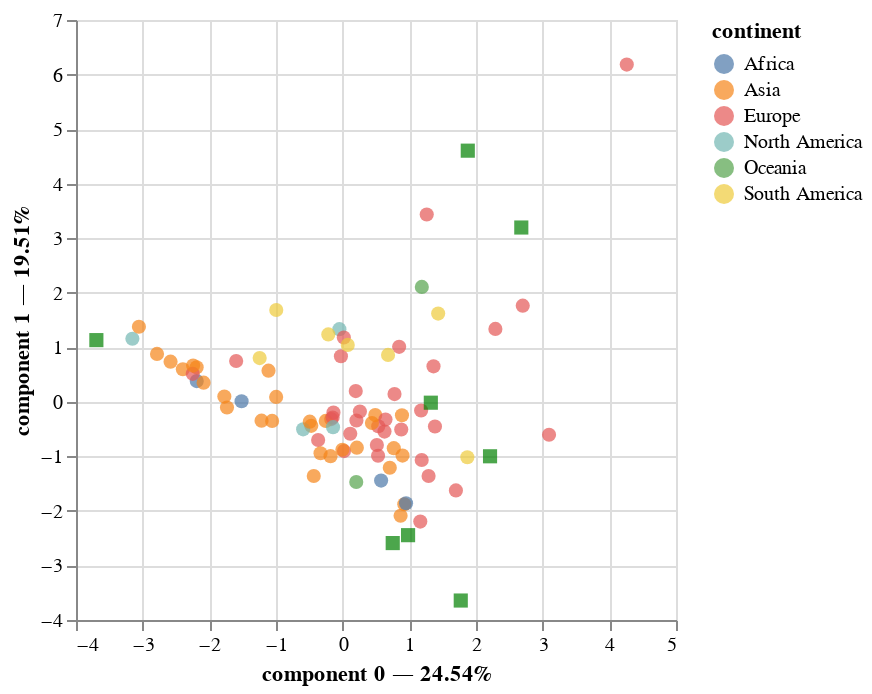

This figure's notebook cell:
### Code cell
pca.plot(
    dataset,
    x_component=0,
    y_component=1,
    color_rows_by='continent',
    show_row_markers=True,
    show_column_markers=True,
    show_row_labels=False,
    row_labels_column=None,  # for DataFrames with a MultiIndex
    show_column_labels=False
)

### Figure 1 — Vega-Lite specification as saved in the notebook (floating-point values rounded to 4 significant figures)
{"config": {"view": {"continuousWidth": 300, "continuousHeight": 300}}, "layer": [{"data": {"name": "data-c5e3075a9de1bdf960f08ce2bab384b4"}, "mark": {"type": "circle", "size": 50}, "encoding": {"color": {"field": "continent", "type": "nominal"}, "tooltip": [{"field": "continent", "type": "nominal"}, {"field": "country", "type": "nominal"}, {"field": "component 0", "type": "quantitative"}, {"field": "component 1", "type": "quantitative"}], "x": {"axis": {"title": "component 0 — 24.54%"}, "field": "component 0", "scale": {"zero": false}, "type": "quantitative"}, "y": {"axis": {"title": "component 1 — 19.51%"}, "field": "component 1", "scale": {"zero": false}, "type": "quantitative"}}, "name": "view_14"}, {"data": {"name": "data-d3fd38d3e4ffd85e9cd80276b34987cd"}, "mark": {"type": "square", "color": "green", "size": 50}, "encoding": {"tooltip": [{"field": "variable", "type": "nominal"}], "x": {"field": "component 0", "scale": {"zero": false}, "type": "quantitative"}, "y": {"field": "component 1", "scale": {"zero": false}, "type": "quantitative"}}}], "params": [{"name": "param_19", "select": {"type": "interval", "encodings": ["x", "y"]}, "bind": "scales", "views": ["view_14"]}], "$schema": "https://vega.github.io/schema/vega-lite/v5.15.1.json", "datasets": {"data-c5e3075a9de1bdf960f08ce2bab384b4": [{"continent": "Africa", "country": "Algeria", "component 0": -2.189, "component 1": 0.3802, "component 2": -0.3886, "label": "Africa"}, {"continent": "South America", "country": "Argentina", "component 0": -1.245, "component 1": 0.8019, "component 2": -0.3895, "label": "South America"}, {"continent": "Oceania", "country": "Australia", "component 0": 0.204, "component 1": -1.47, "component 2": 0.5318, "label": "Oceania"}, {"continent": "Europe", "country": "Austria", "component 0": 0.8471, "component 1": 1.008, "component 2": -0.522, "label": "Europe"}, {"continent": "Asia", "country": "Azerbaijan", "component 0": -2.191, "component 1": 0.6323, "component 2": -0.3655, "label": "Asia"}, {"continent": "Asia", "country": "Bangladesh", "component 0": -2.397, "component 1": 0.5979, "component 2": 0.4047, "label": "Asia"}, {"continent": "Europe", "country": "Belarus", "component 0": -2.249, "component 1": 0.513, "component 2": -0.1147, "label": "Europe"}, {"continent": "Europe", "country": "Belgium", "component 0": 0.513, "component 1": -0.7919, "component 2": -0.4008, "label": "Europe"}, {"continent": "South America", "country": "Brazil", "component 0": 1.433, "component 1": 1.617, "component 2": -0.7259, "label": "South America"}, {"continent": "Europe", "country": "Bulgaria", "component 0": 1.185, "component 1": -1.066, "component 2": 1.77, "label": "Europe"}, {"continent": "North America", "country": "Canada", "component 0": -0.04936, "component 1": 1.331, "component 2": 0.01847, "label": "North America"}, {"continent": "South America", "country": "Chile", "component 0": 1.87, "component 1": -1.017, "component 2": -0.4074, "label": "South America"}, {"continent": "Asia", "country": "China", "component 0": 0.8977, "component 1": -0.9863, "component 2": 2.364, "label": "Asia"}, {"continent": "South America", "country": "Colombia", "component 0": -0.2155, "component 1": 1.235, "component 2": 0.1062, "label": "South America"}, {"continent": "Europe", "country": "Croatia", "component 0": -0.02605, "component 1": 0.8354, "component 2": -0.7743, "label": "Europe"}, {"continent": "Asia", "country": "Cyprus", "component 0": 0.8688, "component 1": -2.09, "component 2": -2.696, "label": "Asia"}, {"continent": "Europe", "country": "Czechia", "component 0": 0.6274, "component 1": -0.5459, "component 2": 2.071, "label": "Europe"}, {"continent": "Europe", "country": "Denmark", "component 0": 3.095, "component 1": -0.6041, "component 2": -2.603, "label": "Europe"}, {"continent": "South America", "country": "Ecuador", "component 0": 0.6809, "component 1": 0.8603, "component 2": -1.482, "label": "South America"}, {"continent": "Africa", "country": "Egypt", "component 0": -1.517, "component 1": 0.009928, "component 2": -0.5179, "label": "Africa"}, {"continent": "Europe", "country": "Estonia", "component 0": 0.8786, "component 1": -0.5074, "component 2": 1.973, "label": "Europe"}, {"continent": "Europe", "country": "Finland", "component 0": 2.291, "component 1": 1.336, "component 2": 0.4413, "label": "Europe"}, {"continent": "Europe", "country": "France", "component 0": 1.177, "component 1": -0.159, "component 2": 1.3, "label": "Europe"}, {"continent": "Europe", "country": "Germany", "component 0": 1.699, "component 1": -1.624, "component 2": -0.2701, "label": "Europe"}, {"continent": "Europe", "country": "Greece", "component 0": 1.164, "component 1": -2.196, "component 2": -1.261, "label": "Europe"}, {"continent": "Asia", "country": "Hong Kong", "component 0": -0.1821, "component 1": -0.996, "component 2": -0.8217, "label": "Asia"}, {"continent": "Europe", "country": "Hungary", "component 0": -0.1717, "component 1": -0.3172, "component 2": 0.4412, "label": "Europe"}, {"continent": "Europe", "country": "Iceland", "component 0": 4.262, "component 1": 6.182, "component 2": -0.04945, "label": "Europe"}, {"continent": "Asia", "country": "India", "component 0": 0.7068, "component 1": -1.208, "component 2": 1.892, "label": "Asia"}, {"continent": "Asia", "country": "Indonesia", "component 0": -0.2534, "component 1": -0.3506, "component 2": 1.001, "label": "Asia"}, {"continent": "Asia", "country": "Iran", "component 0": -2.243, "component 1": 0.6641, "component 2": -0.2753, "label": "Asia"}, {"continent": "Asia", "country": "Iraq", "component 0": -1.058, "component 1": -0.3504, "component 2": -1.55, "label": "Asia"}, {"continent": "Europe", "country": "Ireland", "component 0": 0.5337, "component 1": -0.4486, "component 2": -1.819, "label": "Europe"}, {"continent": "Asia", "country": "Israel", "component 0": -0.4336, "component 1": -1.359, "component 2": -0.009822, "label": "Asia"}, {"continent": "Europe", "country": "Italy", "component 0": 0.531, "component 1": -0.9881, "component 2": -0.6555, "label": "Europe"}, {"continent": "Asia", "country": "Japan", "component 0": 0.9245, "component 1": -1.877, "component 2": 0.5625, "label": "Asia"}, {"continent": "Asia", "country": "Kazakhstan", "component 0": -0.4712, "component 1": -0.4409, "component 2": 2.215, "label": "Asia"}, {"continent": "Asia", "country": "Kuwait", "component 0": -1.775, "component 1": 0.09643, "component 2": -0.8635, "label": "Asia"}, {"continent": "Europe", "country": "Latvia", "component 0": 0.01728, "component 1": 1.179, "component 2": -1.011, "label": "Europe"}, {"continent": "Europe", "country": "Lithuania", "component 0": -0.1504, "component 1": -0.2897, "component 2": -1.516, "label": "Europe"}, {"continent": "Europe", "country": "Luxembourg", "component 0": 0.02048, "component 1": -0.9037, "component 2": -2.002, "label": "Europe"}, {"continent": "Asia", "country": "Malaysia", "component 0": -0.9976, "component 1": 0.09023, "component 2": 0.3727, "label": "Asia"}, {"continent": "North America", "country": "Mexico", "component 0": -0.5928, "component 1": -0.5045, "component 2": -0.5464, "label": "North America"}, {"continent": "Africa", "country": "Morocco", "component 0": 0.9506, "component 1": -1.86, "component 2": -0.4743, "label": "Africa"}, {"continent": "Europe", "country": "Netherlands", "component 0": -0.3677, "component 1": -0.7008, "component 2": -0.7818, "label": "Europe"}, {"continent": "Oceania", "country": "New Zealand", "component 0": 1.187, "component 1": 2.107, "component 2": -0.5611, "label": "Oceania"}, {"continent": "Europe", "country": "North Macedonia", "component 0": 0.2063, "component 1": -0.3429, "component 2": 0.9266, "label": "Europe"}, {"continent": "Europe", "country": "Norway", "component 0": 1.261, "component 1": 3.434, "component 2": 0.02986, "label": "Europe"}, {"continent": "Asia", "country": "Oman", "component 0": -2.086, "component 1": 0.3507, "component 2": -0.5927, "label": "Asia"}, {"continent": "Asia", "country": "Pakistan", "component 0": -1.112, "component 1": 0.5706, "component 2": 0.5736, "label": "Asia"}, {"continent": "South America", "country": "Peru", "component 0": 0.07634, "component 1": 1.043, "component 2": -0.7442, "label": "South America"}, {"continent": "Asia", "country": "Philippines", "component 0": 0.8894, "component 1": -0.2469, "component 2": 0.5588, "label": "Asia"}, {"continent": "Europe", "country": "Poland", "component 0": 0.1137, "component 1": -0.5858, "component 2": 1.228, "label": "Europe"}, {"continent": "Europe", "country": "Portugal", "component 0": 1.384, "component 1": -0.4525, "component 2": -1.753, "label": "Europe"}, {"continent": "Asia", "country": "Qatar", "component 0": -2.582, "component 1": 0.7364, "component 2": -0.1458, "label": "Asia"}, {"continent": "Europe", "country": "Romania", "component 0": 0.2583, "component 1": -0.1779, "component 2": 0.2081, "label": "Europe"}, {"continent": "Europe", "country": "Russia", "component 0": -1.598, "component 1": 0.7482, "component 2": 0.8399, "label": "Europe"}, {"continent": "Asia", "country": "Saudi Arabia", "component 0": -1.217, "component 1": -0.3452, "component 2": -1.408, "label": "Asia"}, {"continent": "Asia", "country": "Singapore", "component 0": -0.332, "component 1": -0.9424, "component 2": -2.208, "label": "Asia"}, {"continent": "Europe", "country": "Slovakia", "component 0": 0.1962, "component 1": 0.1971, "component 2": 1.615, "label": "Europe"}, {"continent": "Europe", "country": "Slovenia", "component 0": 0.7777, "component 1": 0.1412, "component 2": 1.018, "label": "Europe"}, {"continent": "Africa", "country": "South Africa", "component 0": 0.5767, "component 1": -1.444, "component 2": 2.929, "label": "Africa"}, {"continent": "Asia", "country": "South Korea", "component 0": 0.2126, "component 1": -0.8403, "component 2": 0.904, "label": "Asia"}, {"continent": "Europe", "country": "Spain", "component 0": 1.289, "component 1": -1.359, "component 2": -1.04, "label": "Europe"}, {"continent": "Asia", "country": "Sri Lanka", "component 0": 0.7668, "component 1": -0.8498, "component 2": -0.9379, "label": "Asia"}, {"continent": "Europe", "country": "Sweden", "component 0": 2.701, "component 1": 1.763, "component 2": 0.6496, "label": "Europe"}, {"continent": "Europe", "country": "Switzerland", "component 0": 1.363, "component 1": 0.6501, "component 2": 0.3609, "label": "Europe"}, {"continent": "Asia", "country": "Taiwan", "component 0": -0.004198, "component 1": -0.8782, "component 2": 1.028, "label": "Asia"}, {"continent": "Asia", "country": "Thailand", "component 0": -0.4933, "component 1": -0.3635, "component 2": -0.481, "label": "Asia"}, {"continent": "North America", "country": "Trinidad and Tobago", "component 0": -3.154, "component 1": 1.157, "component 2": 0.396, "label": "North America"}, {"continent": "Asia", "country": "Turkey", "component 0": 0.4891, "component 1": -0.2428, "component 2": 0.5178, "label": "Asia"}, {"continent": "Asia", "country": "Turkmenistan", "component 0": -2.785, "component 1": 0.8778, "component 2": 0.04177, "label": "Asia"}, {"continent": "Europe", "country": "Ukraine", "component 0": -0.1382, "component 1": -0.198, "component 2": 2.692, "label": "Europe"}, {"continent": "Asia", "country": "United Arab Emirates", "component 0": -1.735, "component 1": -0.1046, "component 2": -0.5343, "label": "Asia"}, {"continent": "Europe", "country": "United Kingdom", "component 0": 0.6424, "component 1": -0.3263, "component 2": -0.8481, "label": "Europe"}, {"continent": "North America", "country": "United States", "component 0": -0.1445, "component 1": -0.4651, "component 2": 0.04667, "label": "North America"}, {"continent": "Asia", "country": "Uzbekistan", "component 0": -3.056, "component 1": 1.376, "component 2": 0.7986, "label": "Asia"}, {"continent": "South America", "country": "Venezuela", "component 0": -0.996, "component 1": 1.683, "component 2": -0.2476, "label": "South America"}, {"continent": "Asia", "country": "Vietnam", "component 0": 0.439, "component 1": -0.3888, "component 2": 1.969, "label": "Asia"}], "data-d3fd38d3e4ffd85e9cd80276b34987cd": [{"variable": "coal", "component 0": 0.981, "component 1": -2.445, "component 2": 2.169, "label": "coal"}, {"variable": "oil", "component 0": 0.7509, "component 1": -2.59, "component 2": -2.161, "label": "oil"}, {"variable": "gas", "component 0": -3.695, "component 1": 1.131, "component 2": -0.2837, "label": "gas"}, {"variable": "nuclear", "component 0": 1.322, "component 1": -0.01606, "component 2": 1.173, "label": "nuclear"}, {"variable": "hydro", "component 0": 1.877, "component 1": 4.604, "component 2": -0.04796, "label": "hydro"}, {"variable": "wind", "component 0": 2.211, "component 1": -0.9984, "component 2": -1.068, "label": "wind"}, {"variable": "solar", "component 0": 1.771, "component 1": -3.643, "component 2": 0.002963, "label": "solar"}, {"variable": "other renewables", "component 0": 2.679, "component 1": 3.196, "component 2": -0.2464, "label": "other renewables"}]}}
